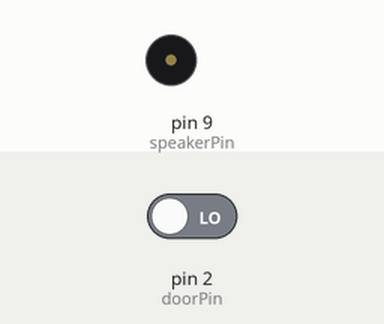
A sketch run on a simulated Arduino Uno, built for the host (arithmetic inside an expression is 32-bit, double 64-bit). Shown: buzzer (waves = sounding). The test bench sets the inputs (shaded band); at power-on: pin 2 (doorPin) LOW. WiFi joins after 1.5 s; servers stay silent unless stated; what the sketch prints to the serial monitor is not drawn.

Above: at 12.4 s.
12.5 s: pin 2 (doorPin) driven HIGH
At 14.2 s:
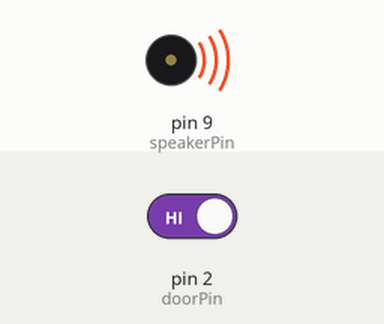
Timing chart, 0 to 16.0 s (numbered marks = the images above; inputs shaded):
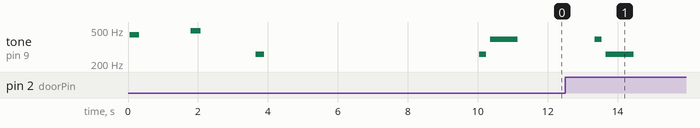

The sketch:

arduino-security-system.ino
```cpp
/*************************************************************
Arduino Alarm by jake@coffshire.com
*************************************************************/

// Pins
int speakerPin = 9;  // made it 9 to remind me ethernet has 10+
int doorPin = 2;

// Misc configurables
const int GRACE = 10000; // 10 seconds to vacate after reset
const int WAIT = 200; // time between door opening and alarm triggering

// The tones it plays in certain conditions
const char OPENCHIME[] = "gc ";  // a space represents a rest
const char READYCHIME[] = "cg "; // sounds like ok to me
const char ERRORCHIME[] = "cc "; // sounds like error to me

// Non-configurables
const char names[] = { 'c', 'd', 'e', 'f', 'g', 'a', 'b', 'C' };
const int tones[] = { 1915, 1700, 1519, 1432, 1275, 1136, 1014, 956 };
unsigned long pingtime = 0;
unsigned long time;
unsigned long time_since_open;
bool rearm;

void setup()
{
  Serial.begin(9600);  // for debug

  // Set pins
  pinMode(speakerPin, OUTPUT);
  pinMode(doorPin, INPUT);

  time = 0;
  time_since_open = millis();

  // get me some ip addressage!
  setupComm();

  // Give some grace to leave when you hit the reset button.
  while(millis() - time_since_open < GRACE);

  // Tells you the alarm is set.
  play(READYCHIME);
}

/// This function watches a pin for the specified change in value and debounces for an
/// amount of time. When the value is held for that amount of time, the callback is executed.
/// @param pin The pin that will be watched.
/// @param val The value the pin will be watched for (LOW or HIGH)
/// @param debounce_millis The amount of time the value needs to be held to execute the callback.
/// @param callback The function to execute when the debounce is satisfied.
void detectChange(uint8_t pin, uint8_t val, int debounce_millis, void (*callback)(void))
{
  if (digitalRead(pin) == val)
  {
    time = millis();
    // To make sure it wasn't just static, wait the specified amount of time before continuing
    while(digitalRead(pin) == val)
    {
      if (millis() - time > debounce_millis)
      {
        // It wasn't static, execute the callback.
        callback();
        break;
      }
    }
  }
}

// To rearm, simply set the bit and play the ready chime.
void rearmAlarm()
{
  rearm = true;
  play(READYCHIME);
}

// To trigger the alarm, send an email, play the open sound, then enter the rearm phase.
void triggerAlarm()
{
  email("Door has been opened.");
  play(OPENCHIME);
  rearm = false;
  time_since_open = time;
  bool once = true;

  while(rearm == false)
  {
    detectChange(doorPin, LOW, 10000, rearmAlarm);
    if (once && rearm == false && millis() - time_since_open > 20000)
    {
      // Door seems to be stuck open, send one email and play an extra buzz
      email("Door is stuck open");
      once = false;
      play(OPENCHIME);
    }
  }
}

void loop()
{
  // When the door opens, the value goes HIGH. If the door pin shows low for 200 millis, trigger the alarm.
  detectChange(doorPin, HIGH, WAIT, triggerAlarm);

  if(millis() - pingtime > 10000)
  {
    pingtime = millis();
  }
}
```

comm.ino
```cpp
/*************************************************************
Arduino Alarm by jake@coffshire.com
*************************************************************/

#include <SPI.h>
#include <Ethernet.h>

// Arduino network information
byte mac[] = { 0x00, 0xAA, 0xBB, 0xCC, 0xDE, 0x02 };
EthernetClient client;
char smtpServer[] = "smtp.charter.net";
char google[] = "www.google.com";

// Call to initialize the communication with the email server
void setupComm()
{
  Serial.println("Trying to connect");
  playNote('a', 250);
  if (!Ethernet.begin(mac))
  {
    playNote('g', 250);
    Serial.println("Failed to DHCP");
    // no point in carrying on, so do nothing forevermore:
    while(true);
  }
  playNote('b', 250);
  delay(1000);

  // print your local IP address:
  Serial.print("My IP address: ");
  for (byte thisByte = 0; thisByte < 4; thisByte++) {
    // print the value of each byte of the IP address:
    Serial.print(Ethernet.localIP()[thisByte], DEC);
    Serial.print(".");
  }
  Serial.println();

  if(email("Arduino is up!"))
  {
    playNote('c', 250);
  }
  else
  {
    playNote('g', 250);
    delay(2000);
  }
}

// Call to send an email.
bool email(char* text)
{
  bool success = false;
  Serial.println("Sending email...");

  if(client.connect(google, 80))
  {
    Serial.println("Got google");
    client.stop();
  }
  else
  {
    Serial.println("Not google");
  }

  if (client.connect(smtpServer, 25))
  {
    Serial.println("connected");
    delay(100);
    client.println("HELO arduino");
    for(int i=0; i<999; ++i)
    {
      if(client.read() > 0)
        break;
    }
    Serial.println("responded");
    // Put your "from" email address here
    client.println("MAIL FROM: arduino@coffshire.com");
    for(int i=0; i<999; ++i)
    {
      if(client.read() > 0)
        break;
    }
    Serial.println("mail from'd");
    // Put where you are sending it here
    client.println("RCPT TO: jake@coffshire.com");
    for(int i=0; i<999; ++i)
    {
      if(client.read() > 0)
        break;
    }
    Serial.println("rcpt");
    client.println("DATA");
    for(int i=0; i<999; ++i)
    {
      if(client.read() > 0)
        break;
    }

    client.println("From: arduino@coffshire.com");
    client.println("To: jake.coffman@gmail.com");
    client.println("Subject: From your arduino");

    client.println(text);
    client.println(".");

    client.println("QUIT");
    for(int i=0; i<999; ++i)
    {
      if(client.read() > 0)
        break;
    }
    Serial.println("datad");
    success = true;
    client.println();

  }
  else
  {
    Serial.println("Failed");
    client.println("QUIT"); //attempt to cleanup the connection
  }
  client.stop();
  return success;
}
```

sounds.ino
```cpp
/*************************************************************
Arduino Alarm by jake@coffshire.com
*************************************************************/

// Sound related stuff
int length = 2; // the number of notes

int beats[] = { 1, 4 };  // hold the second note
int tempo = 200;         // relatively slow

void playTone(int tone, int duration) {
  for (long i = 0; i < duration * 1000L; i += tone * 2) {
    digitalWrite(speakerPin, HIGH);
    delayMicroseconds(tone);
    digitalWrite(speakerPin, LOW);
    delayMicroseconds(tone);
  }
}

void playNote(char note, int duration) {
  // play the tone corresponding to the note name
  for (int i = 0; i < 8; i++) {
    if (names[i] == note) {
      playTone(tones[i], duration);
    }
  }
}

void play(const char notes[]) {
    for (int i = 0; i < length; i++)
    {
      if (notes[i] == ' ')
      {
        delay(beats[i] * tempo); // rest
      }
      else
      {
        playNote(notes[i], beats[i] * tempo);
      }

      // pause between notes
      delay(tempo / 2);
    }
}
```

Measured:
- after the input at 12.5 s, tone on pin 9 (speakerPin): silent → 391 Hz after 0.85 s, → silent 0.20 s later, → 261 Hz 0.10 s later, → silent 0.80 s later
